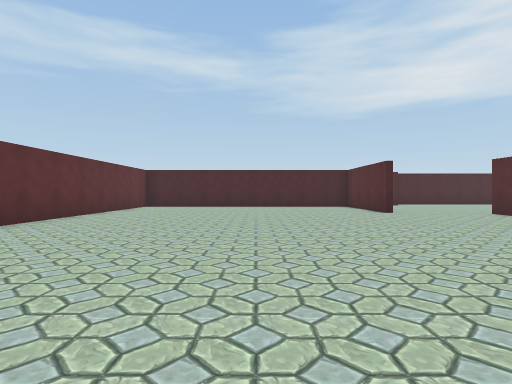
view 1 (above)

18 first-person views from a walk through a scene from a Unity 3-D project. The camera is 1.2 m above the floor, looks level and sees 80° across. The floor is counted in squares, 2 m on a side. Each view is taken from the middle of a square. On the plan, view 1 faces up. The plan holds only what a view shows up to about 9 squares ahead; the rest is blank. The place goes on beyond the plan. The player is left out.

view 2
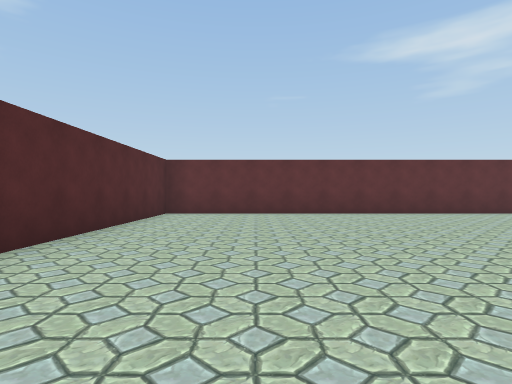

view 3
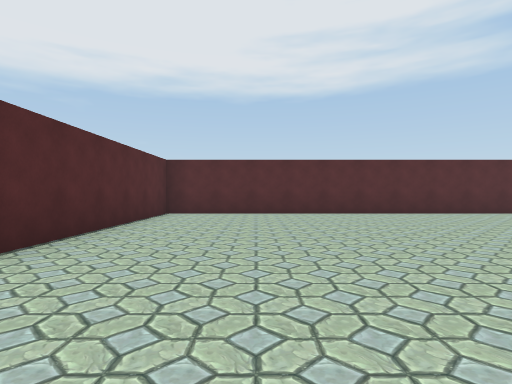

view 4
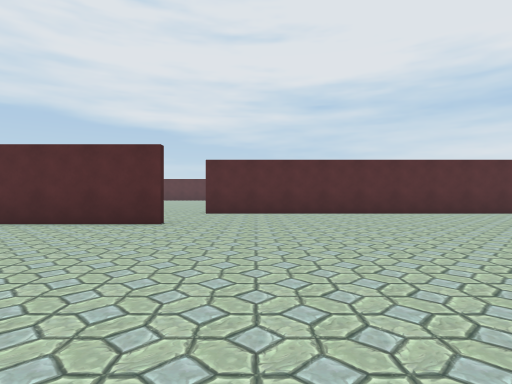

view 5
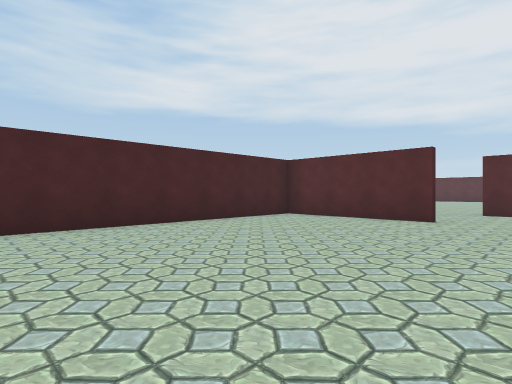

view 6
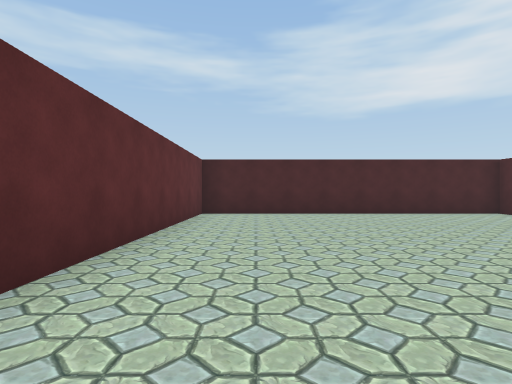

view 7
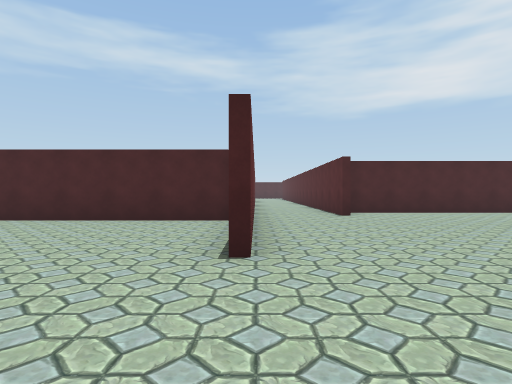

view 8
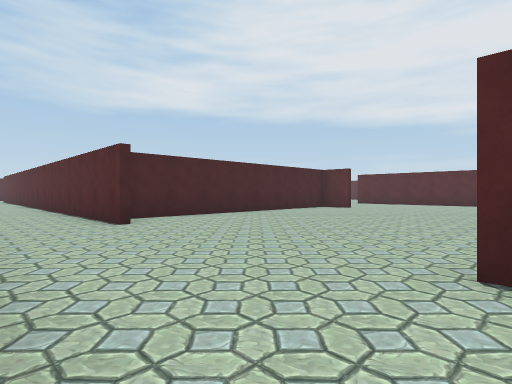

view 9
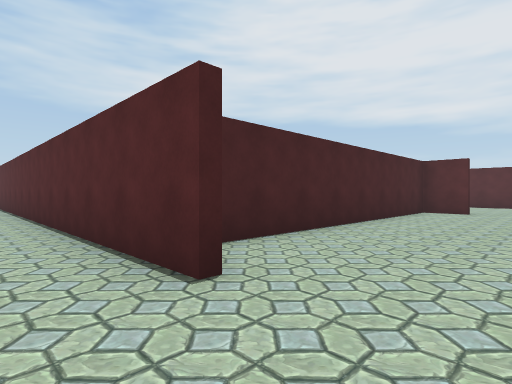

view 10
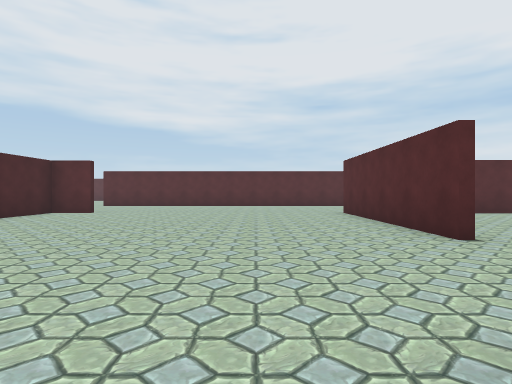

view 11
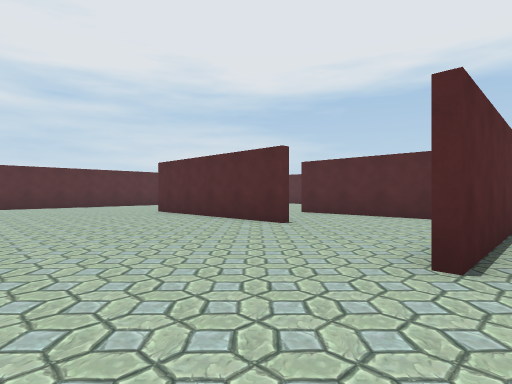

view 12
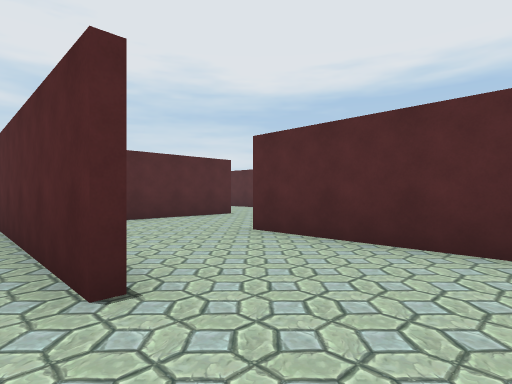

view 13
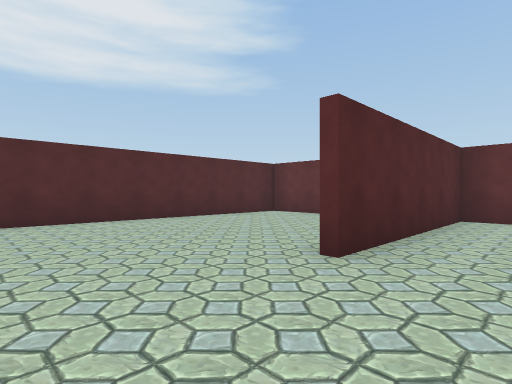

view 14
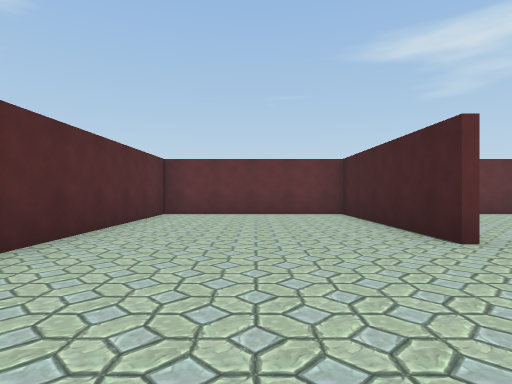

view 15
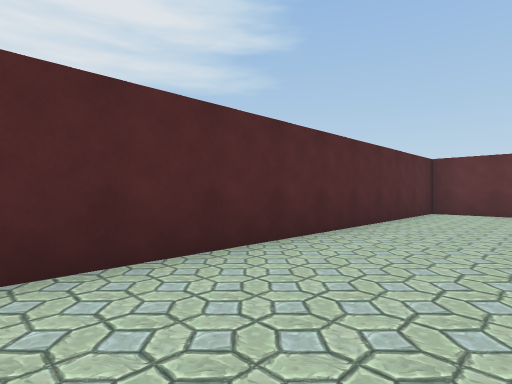

view 16
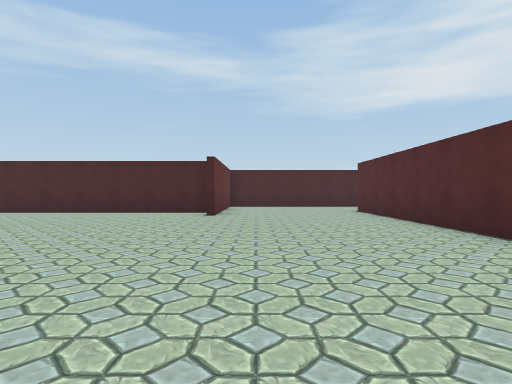

view 17
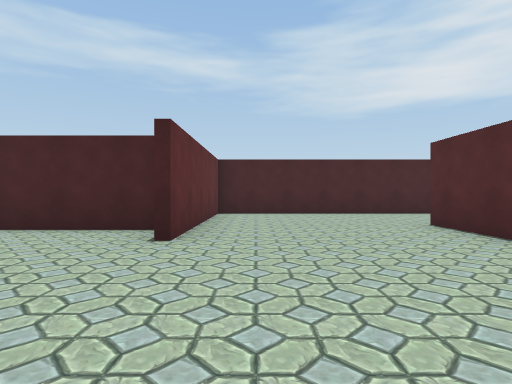

view 18
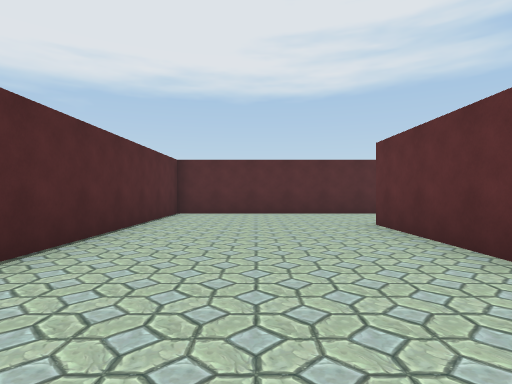

### Floor plan
Ten units are one square. View 1 is at (0, 0); x grows to the right and y downward. Boxes are objects, and circles mark ways between rooms. Rooms are numbered by the first view taken in them; rooms with no view inside come last. Other rooms are left out.
<svg viewBox="-50 -239 249 259">
<path fill="none" stroke="#000" d="M38 -88 38 -124 -45 -124 -45 15 70 15M65 15 65 -85M98 -65 149 -65M146 -136 146 -148 68 -148M148 -44 148 -14M67 -80 67 -70M115 -34 67 -34 67 15M192 -98 192 -156M62 -138 62 -234M146 -14 146 -44M40 -115 40 -91M148 -170 148 -138M70 15 192 15 192 -45M194 -185 149 -185M67 -44 67 -36 115 -36"/>
<circle cx="55" cy="-85" r="3" fill="#2a7"/>
<circle cx="105" cy="-45" r="3" fill="#2a7"/>
<circle cx="85" cy="-60" r="3" fill="#2a7"/>
<text x="10" y="-50">1</text>
<text x="120" y="-90">2</text>
<text x="90" y="-50">3</text>
</svg>
Room 1 opens to room 2. Room 2 opens to room 3.

Where each view was taken, in squares from view 1:
view 1: 0 up, 0 right, facing up
view 2: 1 up, 4 right, facing left
view 3: 7 up, 4 right, facing down
view 4: 7 up, 2 left, facing right
view 5: 7 up, 3 left, facing up-right
view 6: 4 up, 3 left, facing up
view 7: 6 up, 4 right, facing up
view 8: 8 up, 4 right, facing up-right
view 9: 12 up, 5 right, facing up-right
view 10: 9 up, 6 right, facing right
view 11: 11 up, 6 right, facing down-right
view 12: 7 up, 8 right, facing down-right
view 13: 5 up, 14 right, facing down-left
view 14: 1 up, 15 right, facing left
view 15: 1 up, 16 right, facing down-left
view 16: 6 up, 16 right, facing up
view 17: 10 up, 16 right, facing up
view 18: 7 up, 17 right, facing down
